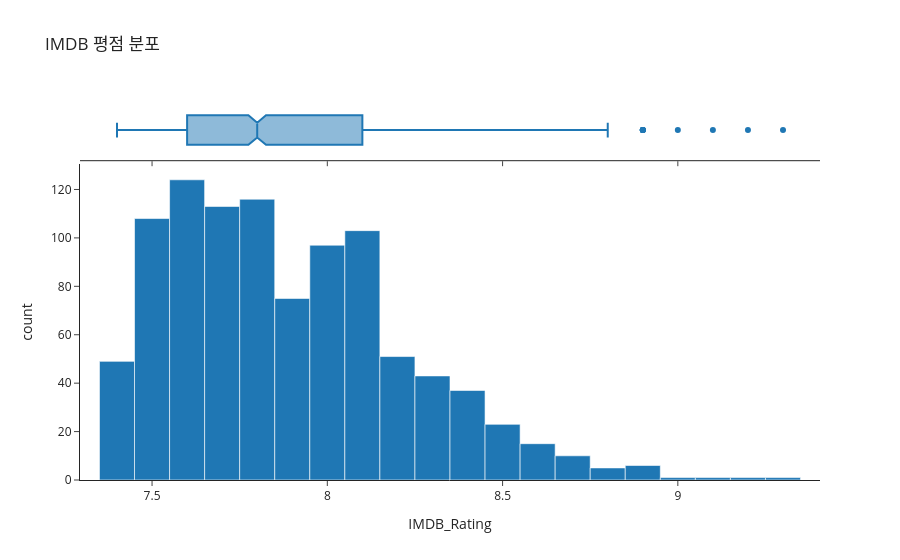

The notebook cell saved with this chart:
### Code cell
fig = px.histogram(
    imdb, x='IMDB_Rating', nbins=20,
    marginal='box',            # 상단에 박스플롯 자동 추가
    title='IMDB 평점 분포',
    template='simple_white'
)
fig.show()

### Figure 1 — Plotly figure (JSON) as saved in the notebook; plotly's stock layout.template omitted (floating-point values rounded to 4 significant figures; data arrays with more than 128 entries replaced by an {"elided": "..."} marker saying what was removed)
{"data": [{"bingroup": "x", "hovertemplate": "IMDB_Rating=%{x}<br>count=%{y}<extra></extra>", "legendgroup": "", "marker": {"color": "#1F77B4", "pattern": {"shape": ""}}, "name": "", "nbinsx": 20, "orientation": "v", "showlegend": false, "type": "histogram", "x": {"elided": "979 float values"}, "xaxis": "x", "yaxis": "y"}, {"hovertemplate": "IMDB_Rating=%{x}<extra></extra>", "legendgroup": "", "marker": {"color": "#1F77B4"}, "name": "", "notched": true, "showlegend": false, "type": "box", "x": {"elided": "979 float values"}, "xaxis": "x2", "yaxis": "y2"}], "layout": {"barmode": "relative", "legend": {"tracegroupgap": 0}, "title": {"text": "IMDB 평점 분포"}, "xaxis": {"anchor": "y", "domain": [0, 1], "title": {"text": "IMDB_Rating"}}, "xaxis2": {"anchor": "y2", "domain": [0, 1], "matches": "x", "showticklabels": false}, "yaxis": {"anchor": "x", "domain": [0, 0.8316], "title": {"text": "count"}}, "yaxis2": {"anchor": "x2", "domain": [0.8416, 1], "matches": "y2", "showline": false, "showticklabels": false, "ticks": ""}}}
